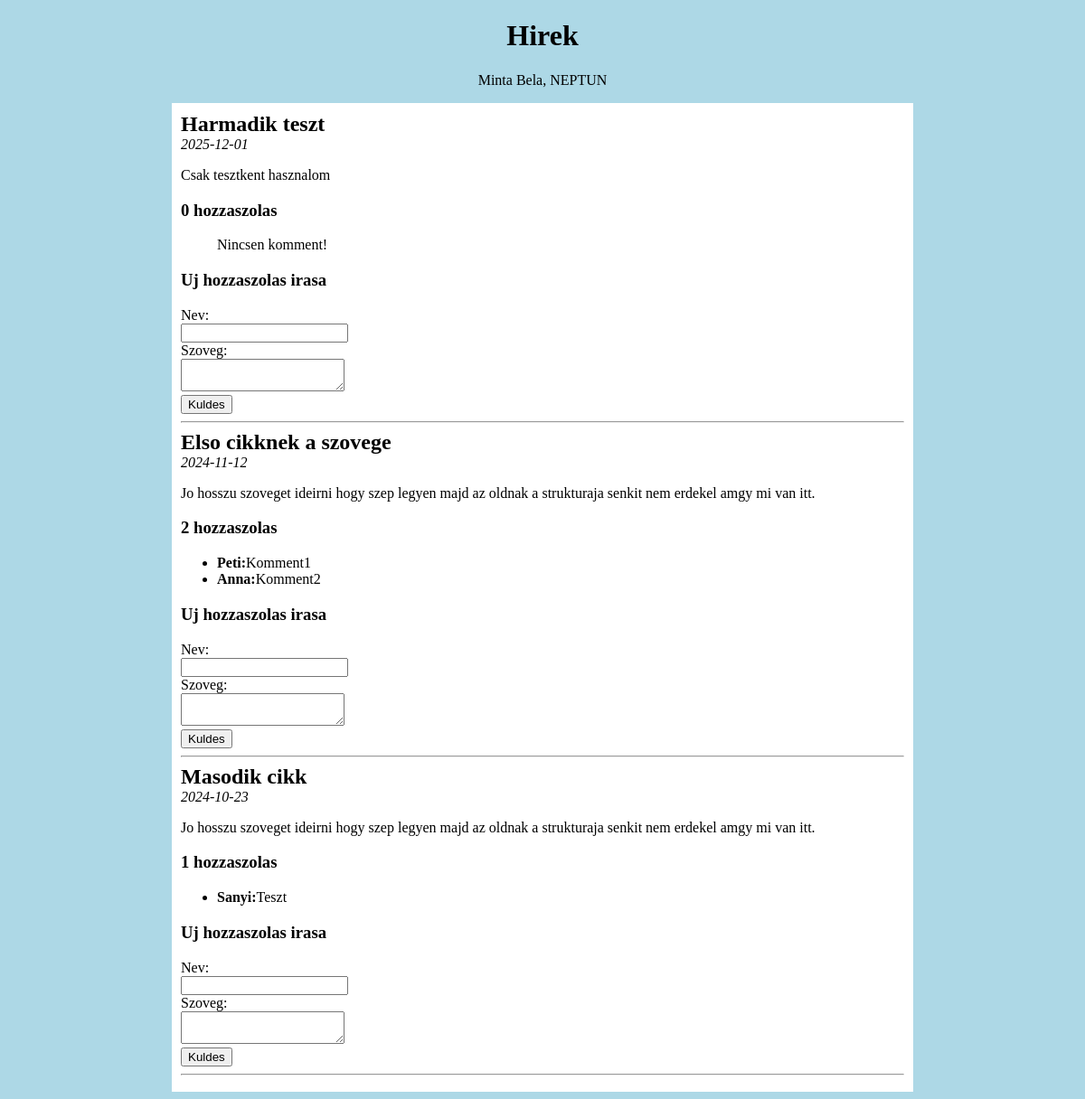
Screenshot of /minta_zh_3/index.php with the database file from the repository.
### tables this page shows
CREATE TABLE IF NOT EXISTS `Hirek` (
  `idHirek` INT NOT NULL AUTO_INCREMENT,
  `Cim` VARCHAR(45) NOT NULL,
  `Datum` DATE NOT NULL,
  `Szoveg` LONGTEXT NOT NULL,
  PRIMARY KEY (`idHirek`));

CREATE TABLE IF NOT EXISTS `Hozzaszolas` (
  `idHozzaszolas` INT NOT NULL AUTO_INCREMENT,
  `Szerzo` VARCHAR(45) NOT NULL,
  `Szoveg` MEDIUMTEXT NOT NULL,
  `Hirek_idHirek` INT NOT NULL,
  PRIMARY KEY (`idHozzaszolas`, `Hirek_idHirek`),
  INDEX `fk_Hozzaszolas_Hirek_idx` (`Hirek_idHirek` ASC),
  CONSTRAINT `fk_Hozzaszolas_Hirek`
    FOREIGN KEY (`Hirek_idHirek`)
    REFERENCES `Hirek` (`idHirek`)
    ON DELETE NO ACTION
    ON UPDATE NO ACTION);

### minta_zh_3/index.php (the view, shortened to what this page needs)
<?php
	$db = getDb("mydb");
	$sql = ("SELECT Hirek.*
							FROM Hirek
							WHERE Hirek.Datum > '2024-01-01'
							ORDER BY Hirek.Datum DESC");
	$query = $db -> query($sql);
	$hirek = $query -> fetchALL(PDO::FETCH_ASSOC);
	$query = $db -> query("SELECT * FROM Hozzaszolas");
	$hozzaszolasok = $query -> fetchALL(PDO::FETCH_ASSOC);
?>
<!DOCTYPE html>
<html lang="hu">
    <head>
		<link rel="stylesheet" type="text/css" href="style.css">
	</head>
    <body>
		<header>
			<h1>Hirek</h1>
			<p> Minta Bela, NEPTUN
		</header>
		<main>
			<section>
				<?php foreach($hirek as $hir):?>
					<?php
						$hsz_szam = 0;
						foreach($hozzaszolasok as $hsz){
							if($hir['idHirek'] == $hsz['Hirek_idHirek']){
								$hsz_szam++;
							}
						}
						?>
				<article>
					<h2><?=$hir['Cim']?></h2>
					<i><?=$hir['Datum']?></i>
					<p><?=$hir['Szoveg']?></p>
					<h3><?=$hsz_szam?> hozzaszolas</h3>
					<ul>
						<?php  $flag=0;
								foreach($hozzaszolasok as $hozzaszolas):?>
							<?php if($hir['idHirek'] == $hozzaszolas['Hirek_idHirek']){?>
						<li><strong><?=$hozzaszolas['Szerzo']?>:</strong><?=$hozzaszolas['Szoveg']?></li>
						<?php	$flag++;
								 }?>
						<?php endforeach;?>
						<?php if($flag == 0){?>
							<p>Nincsen komment!</p>
							<?php }?>
					</ul>
					<h3>Uj hozzaszolas irasa</h3>
					<form action="comment.php" method="post">
						<label>Nev:</label><br>
						<input type="text" name="nev"><br>
						<label>Szoveg:</label><br>
						<textarea rows="2" name="szoveg"></textarea><br>
						<input type="submit" name="kuldes" value="Kuldes">
						<hr>
					</form>
				</article>
				<?php endforeach;?>
			</section>
		</main>
    </body>
</html>

### minta_zh_3/style.css (style rules this page uses)
body { background-color: lightblue; }
section { background-color: white; width: 800px; padding: 10px; margin: auto; }
article h2 { margin-top: 0; margin-bottom: 0; }
header { text-align: center; }

### rows the page displays
hirek: Cim "Harmadik teszt", Datum "2025-12-01", Szoveg "Csak tesztkent hasznalom", hsz_szam "0", shows "Nincsen komment!"
hirek: Cim "Elso cikknek a szovege", Datum "2024-11-12", Szoveg "Jo hosszu szoveget ideirni hogy szep legyen majd az oldnak a strukturaja senkit nem erdekel amgy mi van itt.", hsz_szam "2"
hozzaszolas: Szerzo "Peti", Szoveg "Komment1"
hozzaszolas: Szerzo "Anna", Szoveg "Komment2"
hirek: Cim "Masodik cikk", Datum "2024-10-23", Szoveg "Jo hosszu szoveget ideirni hogy szep legyen majd az oldnak a strukturaja senkit nem erdekel amgy mi van itt.", hsz_szam "1"
hozzaszolas: Szerzo "Sanyi", Szoveg "Teszt"
